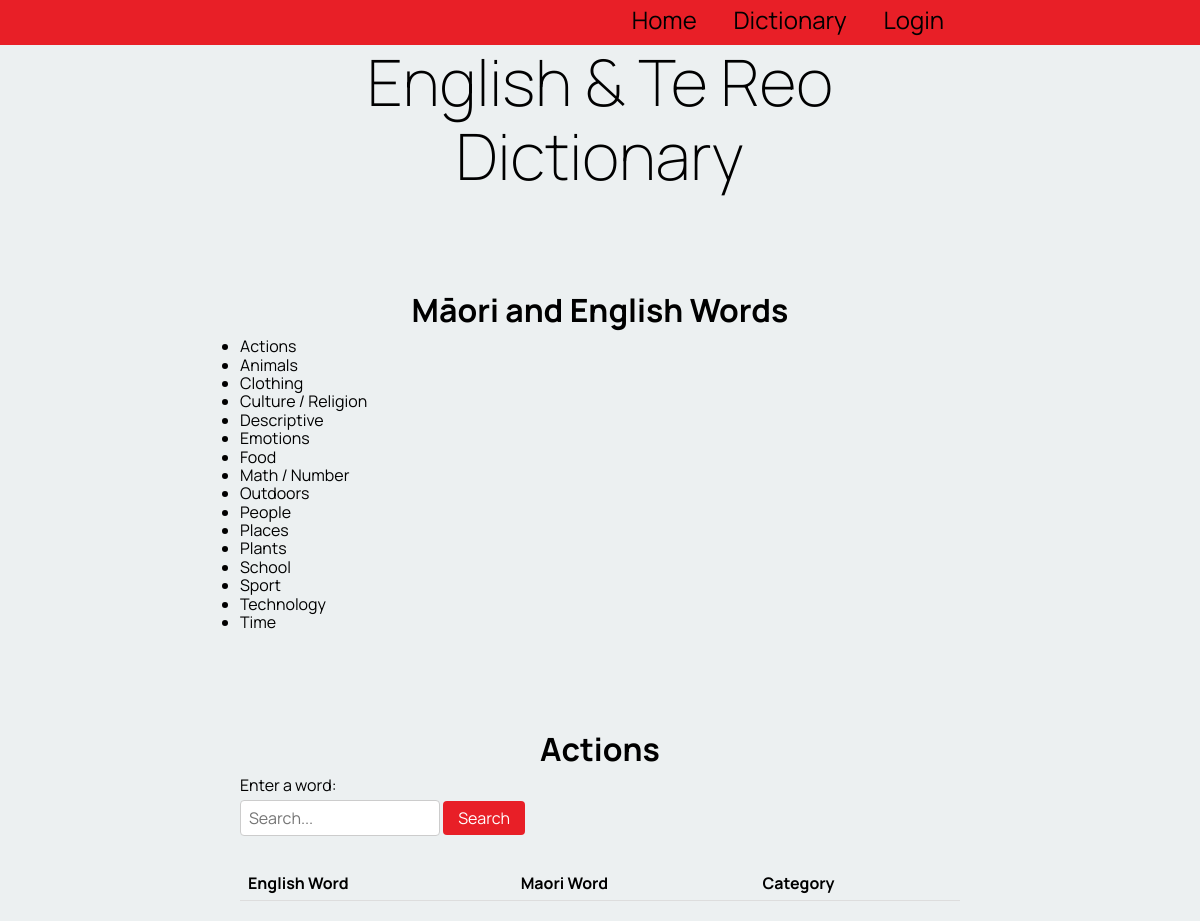
Before: /sort_by_category/3 with the older database file.
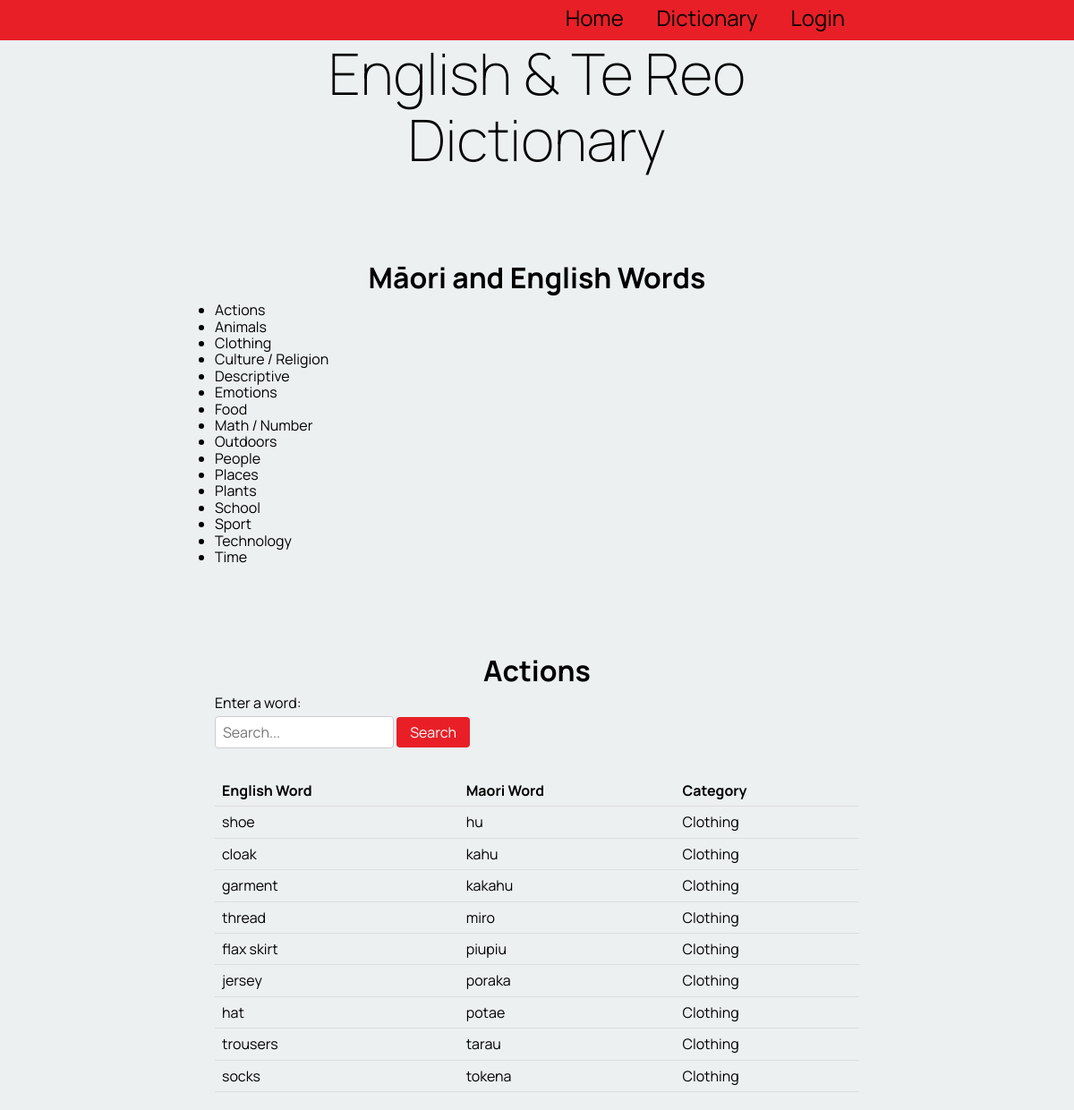
After: the same page with the newer database file.
### tables this page shows
CREATE TABLE "category_table"
(
    cat_id        integer not null
        primary key autoincrement,
    category_name varchar
);

CREATE TABLE "table_word"
(
    word_id      integer not null
        primary key autoincrement,
    english_word varchar(100),
    te_reo_word  varchar(100),
    description  varchar(100),
    category     varchar(100),
    levels       varchar(100),
    user_fk      integer
        constraint table_word_table_account_id_fk
            references users_table,
    cat_fk       integer
        constraint table_word_category_table_cat_id_fk
            references category_table
, word_date varchar(100), image varchar(100));

### app.py (the view)
@app.route('/sort_by_category/<cat_id>', methods=['POST', 'GET'])  #When users click on a category it sorts the table by the category
def render_sort_by_category_page(cat_id):  #uses catgory id to sort the table
    if is_logged_in_teacher():
        print("Teacher if logged in!")
    con = create_connection(DATABASE)
    query = "SELECT cat_id, category_name FROM category_table"  #selects the category_name from table used for updating the catogory list.
    cur = con.cursor()
    cur.execute(query)
    category_list = cur.fetchall()
    cur = con.cursor()  #selects the words needed from both tables and uses inner join to combine them
    query = """SELECT word_id, english_word, te_reo_word, category_name FROM table_word INNER JOIN category_table ON table_word.cat_fk = cat_id WHERE cat_id = ?"""
    cur.execute(query, (cat_id,))
    word = cur.fetchall()
    con.close() #words is used to display the words infomation in the html code e.g te_reo_word and english_word
    return render_template('sort_by_category.html', logged_in=is_logged_in(), words=word,teacher_log=is_logged_in_teacher(), categories=category_list) #categories variable is used in the html to display new category when they get addedd

### app.py (called while the page is built)
def create_connection(db_file): #connects to the database
    try:
        connection = sqlite3.connect(db_file)
        return connection
    except Error as e:
        print(e)   #prints the error message
    return None

def is_logged_in():    #checks if the user has logged in
    if session.get("email") is None:
        print("not logged in ")
        return False
    else:
        print("logged in!")  #returns true if they are logged in
        return True

def is_logged_in_teacher():   #checks if a teacher account has logged in
        email = session.get("email")
        con = create_connection(DATABASE)
        cur = con.cursor()
        query = """SELECT is_teacher FROM users_table WHERE email = ?"""  #selects is_teacher from database
        cur.execute(query, (email, ))
        teacher = cur.fetchall()
        con.close()
        if ('yes',) in teacher:
            print("teacher logged in!")
            return True  #returns true if a teacher is logged in
        else:
            return False #if teacher is not logged in returns false

### templates/sort_by_category.html
{% extends 'base.html' %}
{% block pageheading %}Māori and English Words{% endblock %}
{% block main %}
    <ul>
        {% for catergory in categories %}
                <li>
                    <a href="/sort_by_category/{{ catergory[0] }}">{{ catergory[1] }}</a>
                </li>
        {% endfor %}
    </ul>
    <h2> Actions</h2>
    <form action="{{ url_for('render_dictionary_page', cat_id=cat_id) }}" method="GET">
        <label for="word-search">Enter a word:</label>
        <input type="text" name="search" value="{{ search_term }}" placeholder="Search...">
        <button type="submit">Search</button>
    </form>
    <table>
        <thead>
            <tr>
                <th>English Word</th>
                <th>Maori Word</th>
                <th>Category</th>
            </tr>
        </thead>
        <tbody>
            {% for word in words %}
                <tr>
                    <td><a href="/word_info/{{ word[0] }}">{{ word[1] }}</a></td>
                    <td>{{ word[2] }}</td>
                    <td>{{ word[3] }}</td>
                </tr>
            {% endfor %}
        </tbody>
    </table>
{% endblock %}

Changed rows visible on the page:
now on this page (row edited): table_word: english_word "shoe", te_reo_word "hu", category_name "Clothing"
now on this page (row edited): table_word: english_word "cloak", te_reo_word "kahu", category_name "Clothing"
now on this page (row edited): table_word: english_word "garment", te_reo_word "kakahu", category_name "Clothing"
now on this page (row edited): table_word: english_word "thread", te_reo_word "miro", category_name "Clothing"
now on this page (row edited): table_word: english_word "flax skirt", te_reo_word "piupiu", category_name "Clothing"
now on this page (row edited): table_word: english_word "jersey", te_reo_word "poraka", category_name "Clothing"
now on this page (row edited): table_word: english_word "hat", te_reo_word "potae", category_name "Clothing"
now on this page (row edited): table_word: english_word "trousers", te_reo_word "tarau", category_name "Clothing"
now on this page (row edited): table_word: english_word "socks", te_reo_word "tokena", category_name "Clothing"
